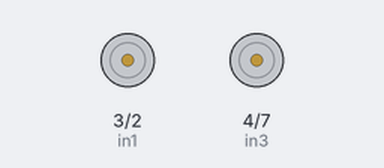
Bench run of a sketch on a simulated Arduino Uno, built with avr-gcc and run on an emulated ATmega328P. Parts: motor-driver pin pairs drawn as motors (green arrow = first pin HIGH = forward, orange = second pin HIGH = backward, longer = more drive, scaled by the enable pin).

Above: at 0.1 s.
At 5.1 s:
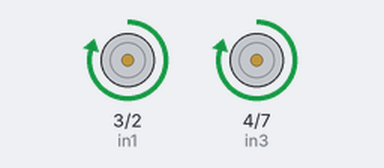
Timing chart, 0 to 18.5 s (numbered marks = the images above):
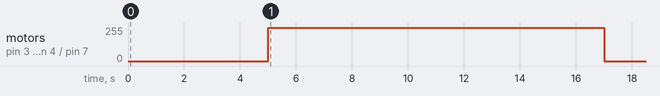

The sketch:

going_up_ramp.ino
```cpp
#define enA 5 //Brown
#define enB 6 //White
#define in3 4 //Green
#define in4 7 //Purple
#define in1 3 //Red
#define in2 2 //Ornage
#define button 4
#define lSpeed 250
#define rSpeed 250
#define lSpeedBack 250
#define rSpeedBack 250
#define lSpeedTurn 80
#define rSpeedTurn 80

const int trigPin = 12;
const int echoPin = 13;
int us1Dist;
long duration;
int distance;

void setup() {
  // put your setup code here, to run once:

  //Motor Setup
  pinMode(enA, OUTPUT);
  pinMode(in1, OUTPUT);
  pinMode(in2, OUTPUT);
  pinMode(enB, OUTPUT);
  pinMode(in3, OUTPUT);
  pinMode(in4, OUTPUT);

  //US setup
  pinMode(trigPin, OUTPUT);
  pinMode(echoPin, INPUT);
  delay(5000);

  // GO Forward for 10 seconds
  digitalWrite(in1, HIGH);
  digitalWrite(in2, LOW);
  digitalWrite(in3, HIGH);
  digitalWrite(in4, LOW);
  analogWrite(enA, lSpeed);
  analogWrite(enB, rSpeed);
  delay(12000);
  // Stop
  analogWrite(enA, 0); // Send PWM signal to L298N Enable pin
  analogWrite(enB, 0);
  delay(1000);

}


void loop() {
  // Leave empty
}

// SonarSensor function used to generate and read the ultrasonic wave
void SonarSensor(int trigPinSensor,int echoPinSensor)//it takes the trigPIN and the echoPIN
{
  //START SonarSensor FUNCTION
  //generate the ultrasonic wave
  //----------------------------------------------------------------------------------------------------------------------
  digitalWrite(trigPinSensor, LOW);// put trigpin LOW
  delayMicroseconds(2);// wait 2 microseconds
  digitalWrite(trigPinSensor, HIGH);// switch trigpin HIGH
  delayMicroseconds(10); // wait 10 microseconds
  digitalWrite(trigPinSensor, LOW);// turn it LOW again
  //----------------------------------------------------------------------------------------------------------------------

  //read the distance
  //----------------------------------------------------------------------------------------------------------------------
  duration = pulseIn(echoPinSensor, HIGH);//pulseIn funtion will return the time on how much the configured pin remain the level HIGH or LOW; in this case it will return how much time echoPinSensor stay HIGH
  distance= duration * 0.034/2; // first we have to divide the duration by two
}// END SonarSensor FUNCTION
```
